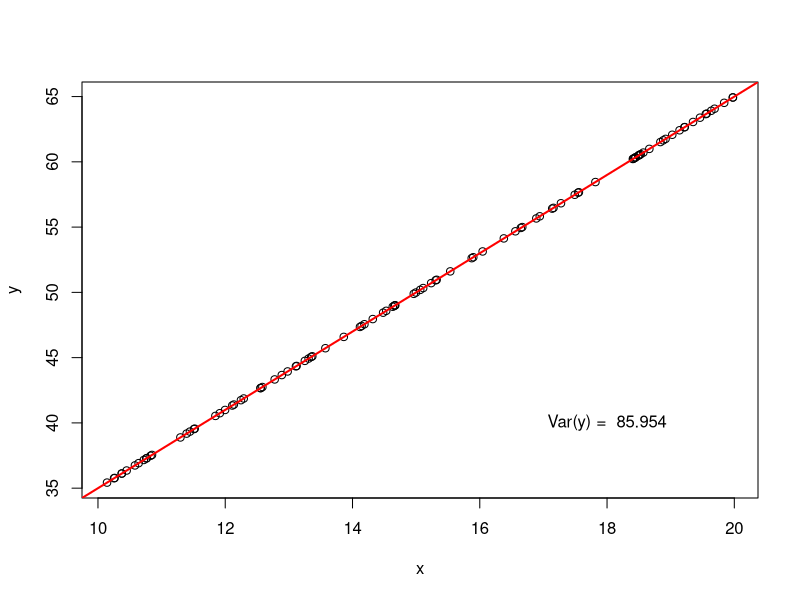
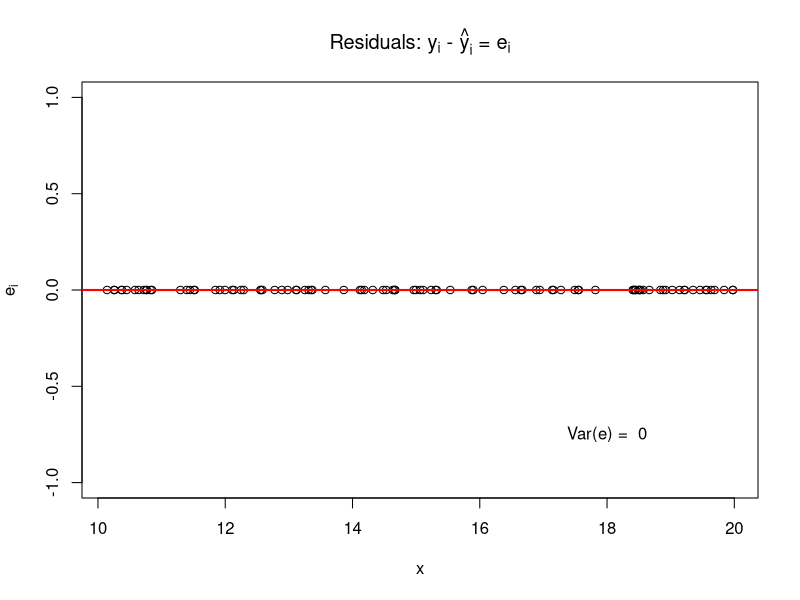
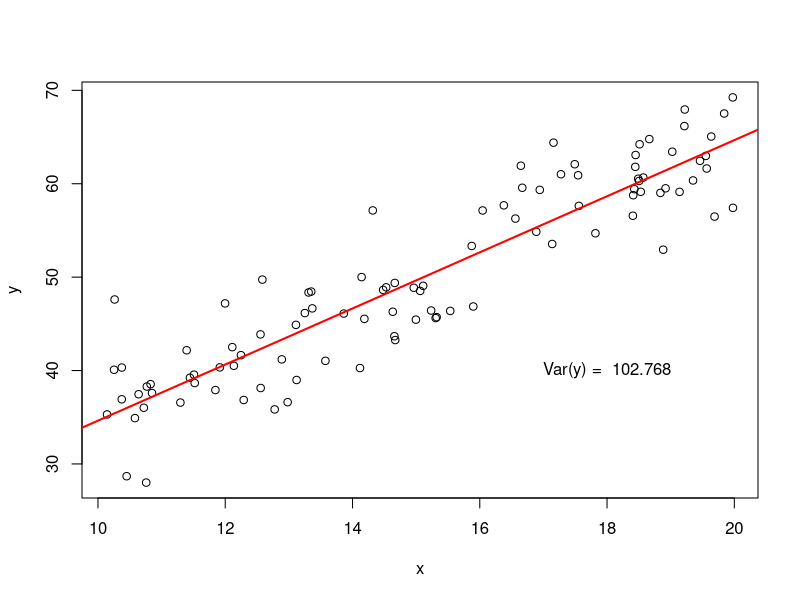
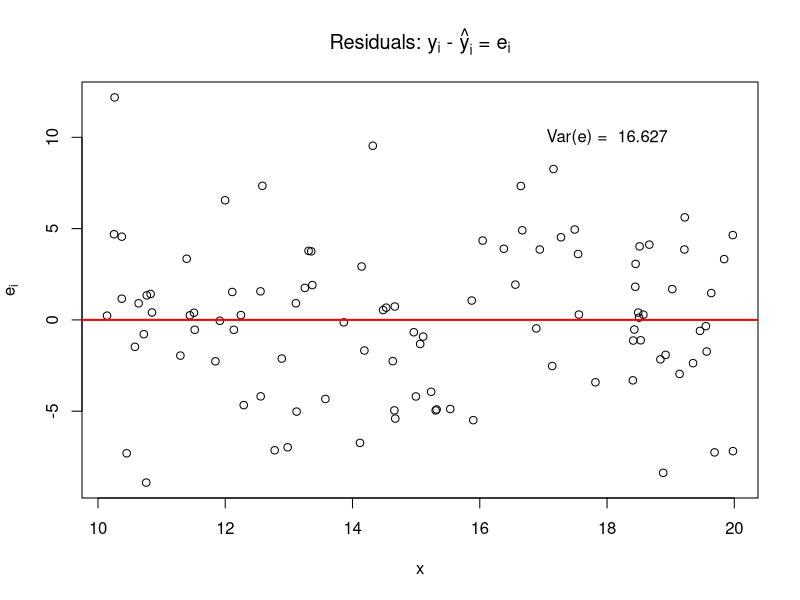

These figures' R source, in order:
n <- 100
x <- runif(n, min = 10, max = 20)
y <- 3*x + 5

width <- 8
height <- 6


pdf("./Lec26 Multiple Regression/figure/plot1.pdf", width = width, height = height)
plot(x, y)
model1 <- lm(y~x)
abline(model1, col="red", lwd=2)
text(18, 40, paste("Var(y) = ", round(var(y),3)))
dev.off()

pdf("./Lec26 Multiple Regression/figure/plot2.pdf", width = width, height = height)
e <- y-fitted(model1)
plot(x, e, ylim=c(-1,1), ylab=expression(e[i]))
abline(h=0, col="red", lwd=2)
title(expression(paste("Residuals: ",  y[i], " - ", hat(y)[i], " = ", e[i])))
text(18, -0.75, paste("Var(e) = ", round(var(e),3)))
dev.off()

pdf("./Lec26 Multiple Regression/figure/plot3.pdf", width = width, height = height)
set.seed(76)
y <- 3*x + 5 + rnorm(n, mean = 0, sd = 5)
plot(x, y)
model2 <- lm(y~x)
abline(model2, col="red", lwd=2)
text(18, 40, paste("Var(y) = ", round(var(y),3)))
dev.off()

pdf("./Lec26 Multiple Regression/figure/plot4.pdf", width = width, height = height)
e <- y-fitted(model2)
plot(x, e, ylab=expression(e[i]))
abline(h=0, col="red", lwd=2)
title(expression(paste("Residuals: ",  y[i], " - ", hat(y)[i], " = ", e[i])))
text(18, 10, paste("Var(e) = ", round(var(e),3)))
summary(model2)
dev.off()

1 - var(e)/var(y)
